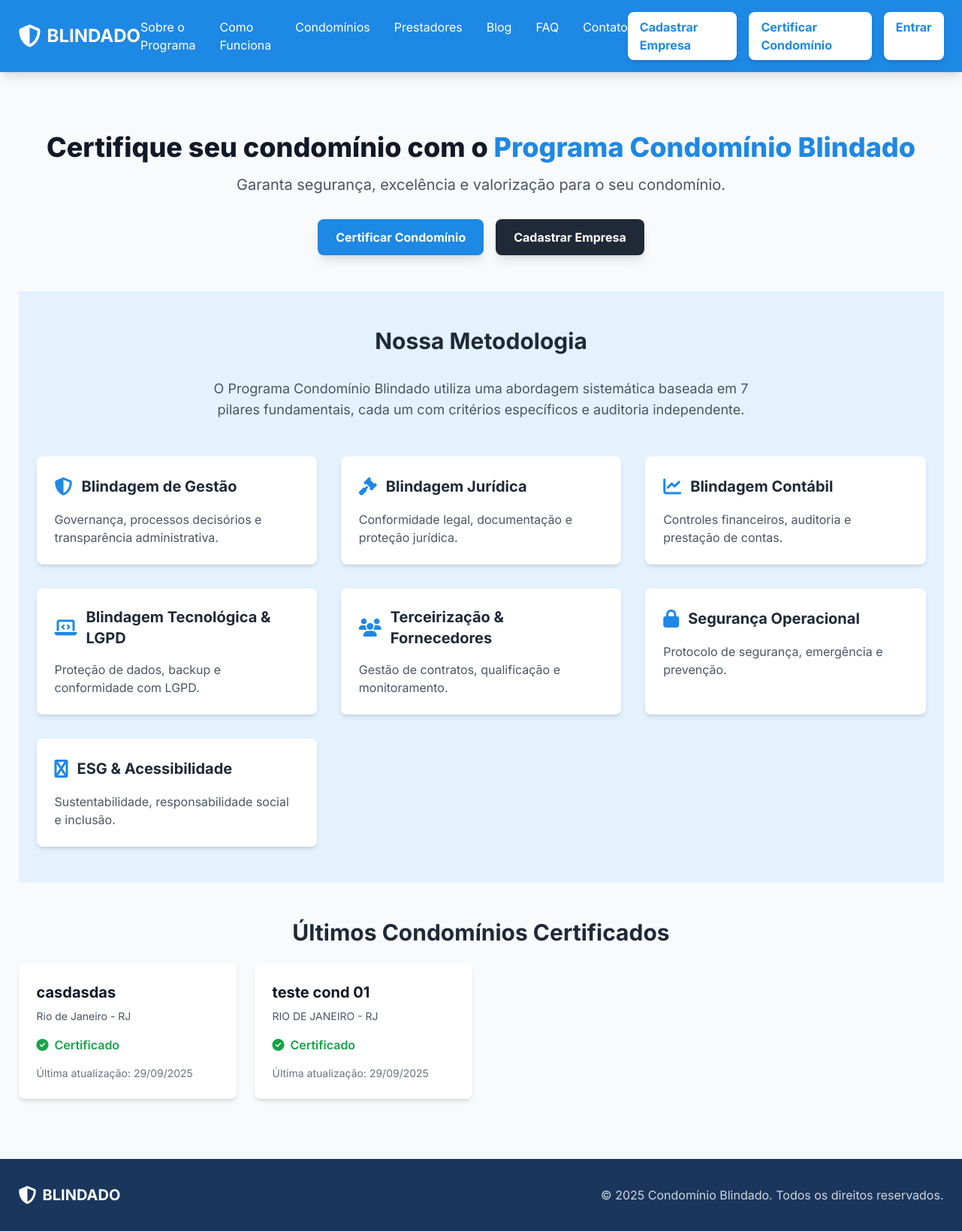
Before: / with the older database file.
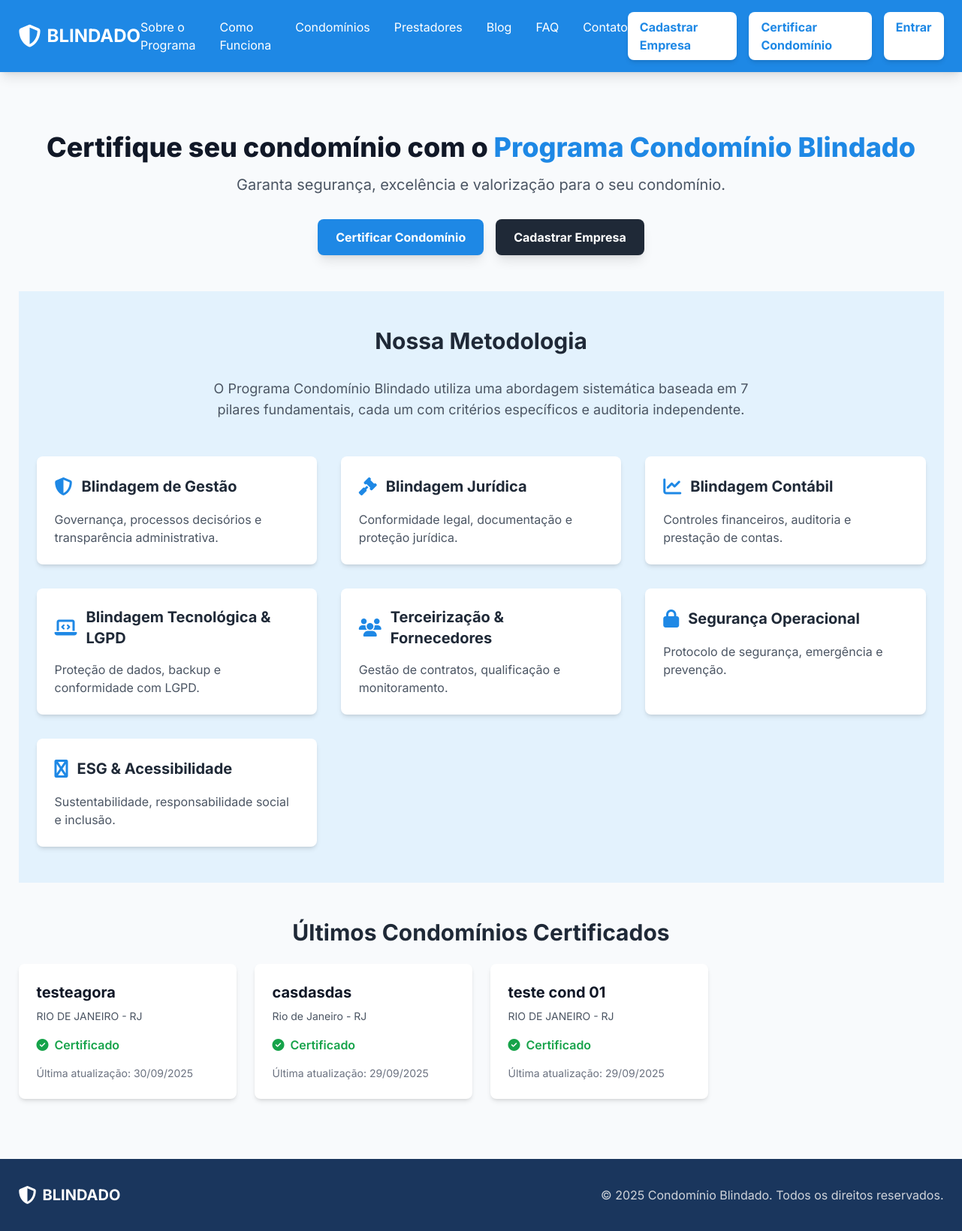
After: the same page with the newer database file.
### models.py (models this page shows, shortened)
class Condominio(db.Model):
    id = db.Column(db.Integer, primary_key=True)
    nome = db.Column(db.String(200), nullable=False)
    cnpj = db.Column(db.String(18), nullable=False)
    tipo = db.Column(db.String(50))
    unidades = db.Column(db.Integer)
    cep = db.Column(db.String(9))
    endereco = db.Column(db.String(200))
    cidade = db.Column(db.String(100))
    estado = db.Column(db.String(2))
    contato_nome = db.Column(db.String(100))
    email = db.Column(db.String(100))
    telefone = db.Column(db.String(20))
    whatsapp = db.Column(db.String(20))
    nivel = db.Column(db.String(50))
    objetivo = db.Column(db.Text)
    observacoes = db.Column(db.Text)
    progress = db.Column(db.Integer, default=0)
    pdf_filename = db.Column(db.String(300))
    status = db.Column(db.String(20), default="pendente")
    email_verified = db.Column(db.Boolean, default=False)
    created_at = db.Column(db.DateTime, default=datetime.utcnow)
    password_hash = db.Column(db.String(128), nullable=True)
    needs_password_change = db.Column(db.Boolean, default=False)

### app.py (the view)
@app.route("/")
def index():
    try:
        condominios = Condominio.query.filter_by(status="aprovado").order_by(Condominio.created_at.desc()).limit(8).all()
    except Exception as e:
        print(f"Erro ao carregar condomínios: {e}")
        condominios = []
    return render_template("index.html", condominios=condominios)

### templates/index.html (shortened to what this page needs)
{% extends "base.html" %}
{% block content %}
    <div class="text-center py-12">
        <h1 class="text-4xl font-extrabold text-gray-900 mb-4">Certifique seu condomínio com o <span class="text-blindado-blue">Programa Condomínio Blindado</span></h1>
        <p class="text-xl text-gray-600 max-w-2xl mx-auto mb-8">
            Garanta segurança, excelência e valorização para o seu condomínio.
        </p>
        <div class="mt-8 flex justify-center space-x-4">
            <a href="{{ url_for('certificar_condominio') }}" class="bg-blindado-blue text-white font-bold py-3 px-6 rounded-lg shadow-lg hover:bg-blue-700 transition duration-300">
                Certificar Condomínio
            </a>
            <a href="{{ url_for('cadastrar_empresa') }}" class="bg-gray-800 text-white font-bold py-3 px-6 rounded-lg shadow-lg hover:bg-gray-900 transition duration-300">
                Cadastrar Empresa
            </a>
        </div>
    </div>
    <div class="py-12 bg-blindado-light-blue">
        <div class="container mx-auto px-6">
            <h2 class="text-3xl font-bold text-center text-gray-800 mb-8">Nossa Metodologia</h2>
            <p class="text-lg text-gray-600 text-center max-w-3xl mx-auto mb-12">
                O Programa Condomínio Blindado utiliza uma abordagem sistemática baseada em 7 pilares fundamentais, cada um com critérios específicos e auditoria independente.
            </p>
            <div class="grid grid-cols-1 md:grid-cols-2 lg:grid-cols-3 gap-8">
                <div class="bg-white p-6 rounded-lg shadow-md hover:shadow-lg transition-shadow duration-300">
                    <div class="flex items-center mb-4">
                        <i class="fas fa-shield-alt text-blindado-blue text-2xl mr-3"></i>
                        <h3 class="text-xl font-bold text-gray-800">Blindagem de Gestão</h3>
                    </div>
                    <p class="text-gray-600">Governança, processos decisórios e transparência administrativa.</p>
                </div>
                <div class="bg-white p-6 rounded-lg shadow-md hover:shadow-lg transition-shadow duration-300">
                    <div class="flex items-center mb-4">
                        <i class="fas fa-gavel text-blindado-blue text-2xl mr-3"></i>
                        <h3 class="text-xl font-bold text-gray-800">Blindagem Jurídica</h3>
                    </div>
                    <p class="text-gray-600">Conformidade legal, documentação e proteção jurídica.</p>
                </div>
                <div class="bg-white p-6 rounded-lg shadow-md hover:shadow-lg transition-shadow duration-300">
                    <div class="flex items-center mb-4">
                        <i class="fas fa-chart-line text-blindado-blue text-2xl mr-3"></i>
                        <h3 class="text-xl font-bold text-gray-800">Blindagem Contábil</h3>
                    </div>
                    <p class="text-gray-600">Controles financeiros, auditoria e prestação de contas.</p>
                </div>
                <div class="bg-white p-6 rounded-lg shadow-md hover:shadow-lg transition-shadow duration-300">
                    <div class="flex items-center mb-4">
                        <i class="fas fa-laptop-code text-blindado-blue text-2xl mr-3"></i>
                        <h3 class="text-xl font-bold text-gray-800">Blindagem Tecnológica & LGPD</h3>
                    </div>
                    <p class="text-gray-600">Proteção de dados, backup e conformidade com LGPD.</p>
                </div>
                <div class="bg-white p-6 rounded-lg shadow-md hover:shadow-lg transition-shadow duration-300">
                    <div class="flex items-center mb-4">
                        <i class="fas fa-users text-blindado-blue text-2xl mr-3"></i>
                        <h3 class="text-xl font-bold text-gray-800">Terceirização & Fornecedores</h3>
                    </div>
                    <p class="text-gray-600">Gestão de contratos, qualificação e monitoramento.</p>
                </div>
                <div class="bg-white p-6 rounded-lg shadow-md hover:shadow-lg transition-shadow duration-300">
                    <div class="flex items-center mb-4">
                        <i class="fas fa-lock text-blindado-blue text-2xl mr-3"></i>
                        <h3 class="text-xl font-bold text-gray-800">Segurança Operacional</h3>
                    </div>
                    <p class="text-gray-600">Protocolo de segurança, emergência e prevenção.</p>
                </div>
                <div class="bg-white p-6 rounded-lg shadow-md hover:shadow-lg transition-shadow duration-300">
                    <div class="flex items-center mb-4">
                        <i class="fas fa-accessible-icon text-blindado-blue text-2xl mr-3"></i>
                        <h3 class="text-xl font-bold text-gray-800">ESG & Acessibilidade</h3>
                    </div>
                    <p class="text-gray-600">Sustentabilidade, responsabilidade social e inclusão.</p>
                </div>
            </div>
        </div>
    </div>
    <div class="py-12">
        <h2 class="text-3xl font-bold text-gray-800 mb-6 text-center">Últimos Condomínios Certificados</h2>
        {% if condominios %}
            <div class="grid grid-cols-1 sm:grid-cols-2 md:grid-cols-3 lg:grid-cols-4 gap-6">
                {% for c in condominios %}
                    <div class="bg-white p-6 rounded-lg shadow-md hover:shadow-xl transition-shadow duration-300">
                        <h3 class="text-xl font-bold text-gray-900 mb-2">{{ c.nome }}</h3>
                        <p class="text-sm text-gray-600 mb-4">{{ c.cidade }} - {{ c.estado }}</p>
                        <div class="flex items-center text-green-600">
                            <i class="fas fa-check-circle mr-2"></i>
                            <span class="font-semibold">Certificado</span>
                        </div>
                        <p class="text-sm mt-4 text-gray-500">Última atualização: {{ c.created_at.strftime('%d/%m/%Y') }}</p>
                    </div>
                {% endfor %}
            </div>
        {% else %}
            <div class="bg-white p-6 rounded-lg text-center text-gray-500">
                Nenhum condomínio certificado encontrado.
            </div>
        {% endif %}
    </div>
{% endblock %}

### templates/base.html (shortened to what this page needs)
<!DOCTYPE html>
<html lang="pt-br">
<head>
    <script src="https://cdn.tailwindcss.com"></script>
    <link rel="stylesheet" href="https://cdnjs.cloudflare.com/ajax/libs/font-awesome/6.4.0/css/all.min.css">
</head>
<body class="flex flex-col min-h-screen">
    <header class="bg-blindado-blue text-white shadow-lg">
        <nav class="container mx-auto px-6 py-4">
            <div class="flex justify-between items-center">
                <a href="{{ url_for('index') }}" class="flex items-center space-x-2">
                    <i class="fas fa-shield-alt text-3xl"></i>
                    <span class="text-2xl font-bold">BLINDADO</span>
                </a>
                <div class="hidden md:flex space-x-8">
                    <a href="#" class="hover:text-blindado-light-blue transition duration-300">Sobre o Programa</a>
                    <a href="#" class="hover:text-blindado-light-blue transition duration-300">Como Funciona</a>
                    <a href="#" class="hover:text-blindado-light-blue transition duration-300">Condomínios</a>
                    <a href="#" class="hover:text-blindado-light-blue transition duration-300">Prestadores</a>
                    <a href="#" class="hover:text-blindado-light-blue transition duration-300">Blog</a>
                    <a href="#" class="hover:text-blindado-light-blue transition duration-300">FAQ</a>
                    <a href="#" class="hover:text-blindado-light-blue transition duration-300">Contato</a>
                </div>
                <div class="flex space-x-4">
                    <a href="{{ url_for('cadastrar_empresa') }}" class="bg-white text-blindado-blue font-bold py-2 px-4 rounded-lg shadow-md hover:bg-gray-100 transition duration-300">
                        Cadastrar Empresa
                    </a>
                    <a href="{{ url_for('certificar_condominio') }}" class="bg-white text-blindado-blue font-bold py-2 px-4 rounded-lg shadow-md hover:bg-gray-100 transition duration-300">
                        Certificar Condomínio
                    </a>
                    <a href="{{ url_for('login') }}" class="bg-white text-blindado-blue font-bold py-2 px-4 rounded-lg shadow-md hover:bg-gray-100 transition duration-300">
                        Entrar
                    </a>
                </div>
            </div>
        </nav>
    </header>
    <main class="container mx-auto px-6 py-8 flex-grow">
        {% block content %}{% endblock %}
    </main>
    <footer class="bg-blindado-dark text-white py-8">
        <div class="container mx-auto px-6">
            <div class="flex flex-col md:flex-row justify-between items-center">
                <div class="flex items-center space-x-2">
                    <i class="fas fa-shield-alt text-2xl"></i>
                    <span class="text-xl font-bold">BLINDADO</span>
                </div>
                <div class="mt-4 md:mt-0">
                    <p class="text-gray-300">© 2025 Condomínio Blindado. Todos os direitos reservados.</p>
                </div>
            </div>
        </div>
    </footer>
</body>
</html>

### templates/base.html (style rules this page uses)
body { font-family: 'Inter', sans-serif; background-color: #f8fafc; }
.bg-blindado-blue { background-color: #1e88e5; }
.bg-blindado-light-blue { background-color: #e3f2fd; }
.bg-blindado-dark { background-color: #1a365d; }
.text-blindado-blue { color: #1e88e5; }

Changed rows visible on the page:
added Condominio: nome "testeagora", cidade "RIO DE JANEIRO", estado "RJ", created_at "30/09/2025"
